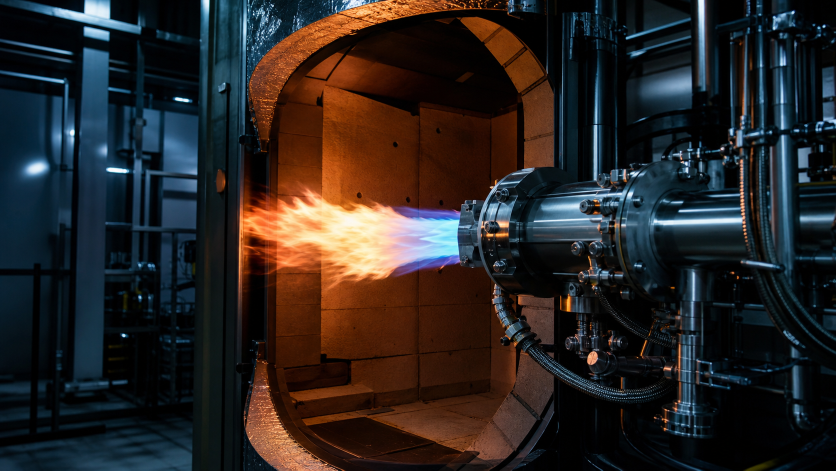
#> input picture assets/video-stills/scene-01.png, 1672 x 941 px (shown at 1/2 size); its folder holds 4 pictures in this run
$ python make_promo_video.py
#> lines starting #> are read from the running program, lines starting #| are printed output that depends on the picture
from __future__ import annotations

import math
from pathlib import Path

import cv2
import numpy as np
from PIL import Image, ImageDraw, ImageFilter, ImageFont


ROOT = Path(__file__).resolve().parent
STILLS = ROOT / "assets" / "video-stills"
OUT = ROOT / "assets" / "sunray-promo-demo.mp4"
OUT_WEBP = ROOT / "assets" / "sunray-promo-demo.webp"
LOGO = ROOT / "assets" / "sunray-logo.png"
WIDTH, HEIGHT = 1920, 1080
FPS = 30
WEBP_WIDTH, WEBP_HEIGHT = 1280, 720
WEBP_FPS = 12

SCENES = [
    ("Combustion", "火炎を、技術で制御する。", "燃焼の安定性と安全性を、現場ごとに設計する。", 4),
    ("Equipment", "装置の細部に、技術が宿る。", "バーナー、配管、制御盤、計器を精密に組み合わせる。", 5),
    ("Engineering", "装置を、現場に合わせて組み上げる。", "図面、組立、検査。用途に合わせて一台ずつ設計する。", 6),
    ("Environment", "クリーンな生産環境へ。", "排ガス処理・脱臭・省エネを支える技術。", 5),
    ("Support", "導入後も、現場を止めない。", "点検、更新、改造、トラブル対応まで支える。", 6),
    ("Sunray Reinetsu", "燃焼技術で、産業と環境の未来を支える。", "サンレー冷熱株式会社", 4),
]


def font(size: int, bold: bool = False) -> ImageFont.FreeTypeFont:
#> called with size = 32, bold = True
    candidates = [
        Path("C:/Windows/Fonts/meiryob.ttc" if bold else "C:/Windows/Fonts/meiryo.ttc"),
        Path("C:/Windows/Fonts/YuGothB.ttc" if bold else "C:/Windows/Fonts/YuGothR.ttc"),
        Path("C:/Windows/Fonts/msgothic.ttc"),
    ]
    for candidate in candidates:
        if candidate.exists():
            return ImageFont.truetype(str(candidate), size=size)
    return ImageFont.load_default()


FONT_KICKER = font(32, True)
FONT_TITLE = font(72, True)
FONT_BODY = font(34)
FONT_LOGO = font(42, True)
FONT_TAGLINE = font(48, True)


# [141 lines left out: functions cover_resize, text_shadow, add_overlay, add_overlay_small, load_red_logo, add_logo_scene and 1 more, not called in this run]


def main() -> None:
    images = [Image.open(STILLS / f"scene-{i:02}.png").convert("RGB") for i in range(1, 7)]
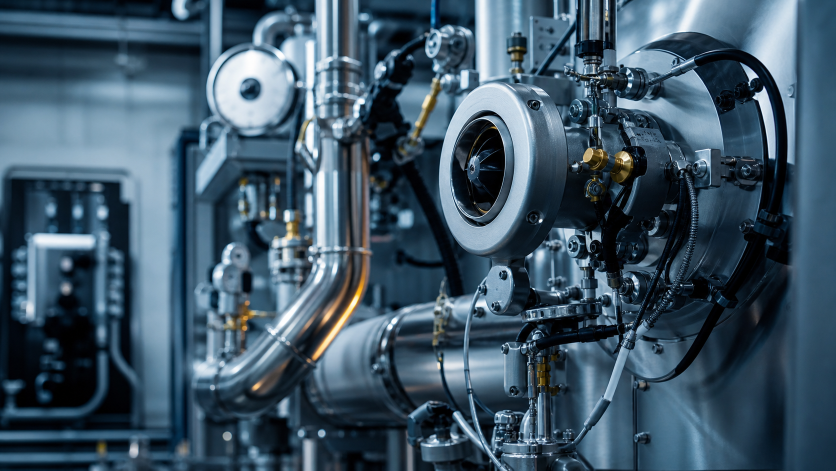
#> input picture assets/video-stills/scene-02.png, 1672 x 941 px (shown at 1/2 size)
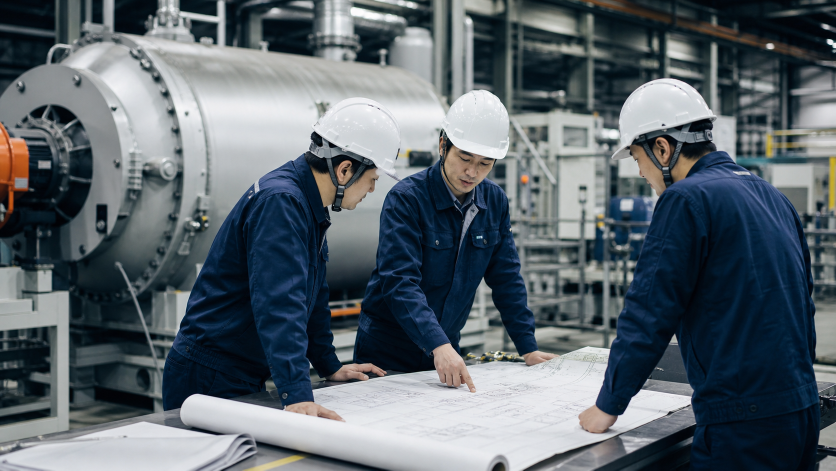
#> input picture assets/video-stills/scene-03.png, 1672 x 941 px (shown at 1/2 size)
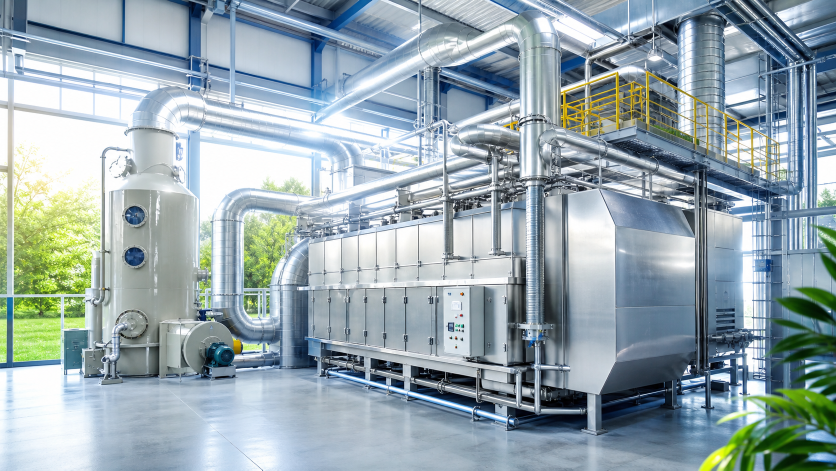
#> input picture assets/video-stills/scene-04.png, 1672 x 941 px (shown at 1/2 size)
    red_logo = load_red_logo(WIDTH)
    red_logo_small = load_red_logo(WEBP_WIDTH)
    writer = cv2.VideoWriter(str(OUT), cv2.VideoWriter_fourcc(*"mp4v"), FPS, (WIDTH, HEIGHT))
    if not writer.isOpened():
        raise RuntimeError("Could not open MP4 writer")

    for scene_index, (kicker, title, body, seconds) in enumerate(SCENES):
        image = images[scene_index]
        total = seconds * FPS
        for i in range(total):
            if scene_index == len(SCENES) - 1:
                progress = i / max(1, total - 1)
                background = cover_resize(images[scene_index - 1], 1.04)
                frame = add_logo_scene(red_logo, background, progress, fade_alpha(i, total), WIDTH, HEIGHT, FONT_TAGLINE)
                writer.write(cv2.cvtColor(np.asarray(frame), cv2.COLOR_RGB2BGR))
                continue
            progress = i / max(1, total - 1)
            scale = 1.035 + progress * 0.055
            frame = cover_resize(image, scale)
            frame = add_overlay(frame, kicker, title, body, fade_alpha(i, total))
            writer.write(cv2.cvtColor(np.asarray(frame), cv2.COLOR_RGB2BGR))

    writer.release()
    webp_frames = []
    for scene_index, (kicker, title, body, seconds) in enumerate(SCENES):
        image = images[scene_index]
        total = seconds * WEBP_FPS
        for i in range(total):
            if scene_index == len(SCENES) - 1:
                progress = i / max(1, total - 1)
                small_tagline = font(34, True)
                background = cover_resize(images[scene_index - 1], 1.04, WEBP_WIDTH, WEBP_HEIGHT)
                frame = add_logo_scene(red_logo_small, background, progress, fade_alpha(int(i * FPS / WEBP_FPS), int(total * FPS / WEBP_FPS)), WEBP_WIDTH, WEBP_HEIGHT, small_tagline)
                webp_frames.append(frame)
                continue
            progress = i / max(1, total - 1)
            scale = 1.035 + progress * 0.055
            frame = cover_resize(image, scale, WEBP_WIDTH, WEBP_HEIGHT)
            frame = add_overlay_small(frame, kicker, title, body, fade_alpha(int(i * FPS / WEBP_FPS), int(total * FPS / WEBP_FPS)))
            webp_frames.append(frame)
    webp_frames[0].save(
        OUT_WEBP,
        save_all=True,
        append_images=webp_frames[1:],
        duration=round(1000 / WEBP_FPS),
        loop=0,
        quality=78,
        method=4,
    )
    print(OUT)
    print(OUT_WEBP)


if __name__ == "__main__":
#> (the run stopped early here; a loop or call above may not have finished)
